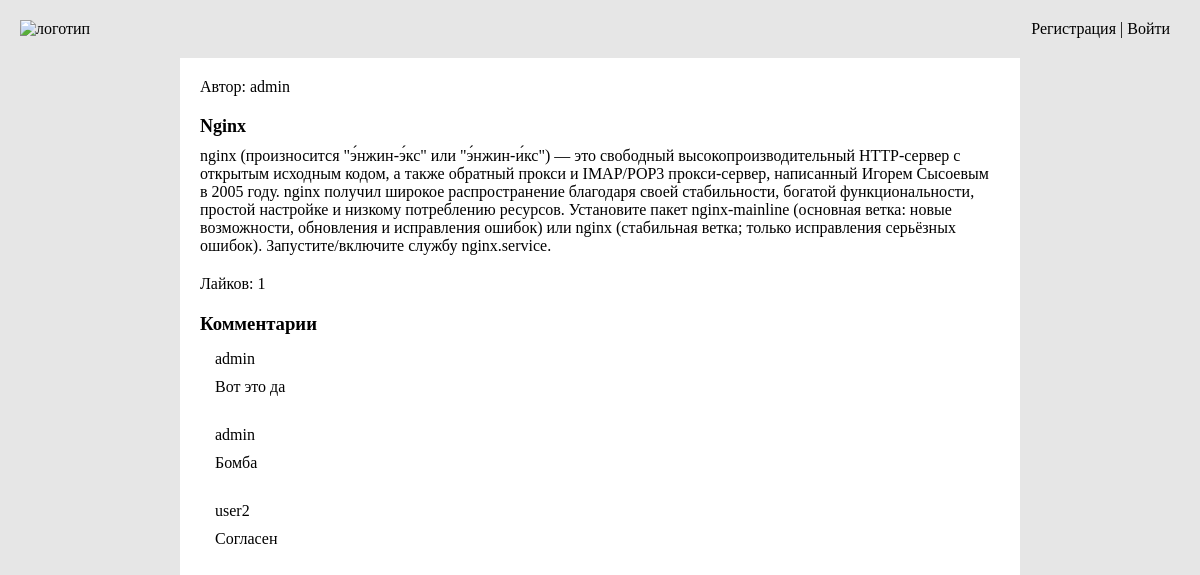
Screenshot of /post/3 with the database file from the repository.
### blogapp/models.py (models this page shows, shortened)
class Post(models.Model):
    title = models.CharField(max_length=200, verbose_name='Название')
    author = models.ForeignKey(User, on_delete=models.CASCADE, verbose_name='Автор')
    content = models.TextField(verbose_name='Описание статьи', null=True)
    image = models.FileField(upload_to='images/', verbose_name='Вставить изображение')
    time_create = models.DateTimeField(auto_now_add=True)
    time_update = models.DateTimeField(auto_now=True)
    is_published = models.BooleanField(default=True, verbose_name='Опубликовать')
    category = models.ForeignKey(Category, on_delete=models.CASCADE, blank=True, null=True, verbose_name='Категория')
    likes = models.ManyToManyField(User, related_name='blog_post', verbose_name='Лайки')
    objects = models.Manager()
    class Meta:
        verbose_name = 'Пост'
        verbose_name_plural = 'Посты'

class Comment(models.Model):
    author = models.ForeignKey(User, on_delete=models.CASCADE, verbose_name="Автор")
    post = models.ForeignKey('Post', on_delete=models.CASCADE, verbose_name="Пост")
    text = models.TextField(verbose_name="Содержимое")
    objects = models.Manager()
    class Meta:
        verbose_name = 'Комментарий'
        verbose_name_plural = 'Комментарии'

### blogapp/views.py (the view)
# urls.py: path('post/<int:pk>', DetailView.as_view(), name="post_detail"),
class DetailView(DetailView):
    model = Post
    template_name = 'blogapp/post.html'
    context_object_name = 'post'
    def get_context_data(self, *, object_list=None, **kwargs):
        context = super().get_context_data(**kwargs)
        context['form'] = AddCommentForm()
        context['comments'] = Comment.objects.filter(post_id=context['post'].pk)
        liked = False
        if context['post'].likes.filter(pk = self.request.user.pk).exists():
            liked = True
        context['liked'] = liked
        context['likes'] = context['post'].likes.count()
        return context

### blogapp/templates/blogapp/post.html (shortened to what this page needs)
{% extends 'blogapp/base.html' %}
{% load static %}
{% block content %}
<div class="post-main">
    <p class="author_p">Автор: {{post.author}}</p>
    <h2 class="post-title">{{post.title}}</h2>
    <p class="post-content">{{post.content}}</p>
    {% if user.is_authenticated %}
    <form method="POST" action="{% url 'like_post' post.pk %}">
       {% csrf_token %}
        <button type="submit"><img src="{% static 'blogapp/img/like.svg' %}" alt="" width="20", height="20"> {{likes}}</button>
    </form>
    {% else %}
        <div >Лайков: {{likes}} </div>
    {% endif %}
    <h3 class="comm">Комментарии</h3>
    {% for comment in comments %}
    <div class="comment">
        <p class="comment-author">{{comment.author.username}}</p>
        <p class="comment-text">{{comment.text}}</p>
    </div>
    {% endfor %}
    {% endblock %}

### blogapp/static/blogapp/css/style.css (style rules this page uses)
* { padding: 0; margin: 0; }
body { background-color: #E6E6E6; }
h2 { font-size: 18px; }
p { font-size: 16px; }
.post-main { margin: 0 auto; width: 800px; height: 100vh; background-color: white; padding: 20px; }
.author_p { margin-bottom: 20px; }
.post-content { margin-bottom: 20px; }
.post-title { margin-bottom: 10px; }
.comment { padding: 15px 15px 15px 15px; }
.comment-author { margin-bottom: 10px; }
.comm { margin-top: 20px; }

### rows the page displays
Post: author "admin", title "Nginx", content "nginx (произносится \"э́нжин-э́кс\" или \"э́нжин-и́кс\") — это свободный высокопроизводительный HTTP-сервер с открытым исходным кодом, а также обратный прокси и IMAP/POP3 прокси-сервер, написанный Игорем Сысоевым в 2005 году. nginx получил широкое распространение благодаря своей стабильности, богатой функциональности, простой настройке и низкому потреблению ресурсов. Установите пакет nginx-mainline (основная ветка: новые возможности, обновления и исправления ошибок) или nginx (стабильная ветка; только исправления серьёзных ошибок). Запустите/включите службу nginx.service."
Comment: author.username "admin", text "Вот это да"
Comment: author.username "admin", text "Бомба"
Comment: author.username "user2", text "Согласен"

### other values shown
{{ likes }} "1"
